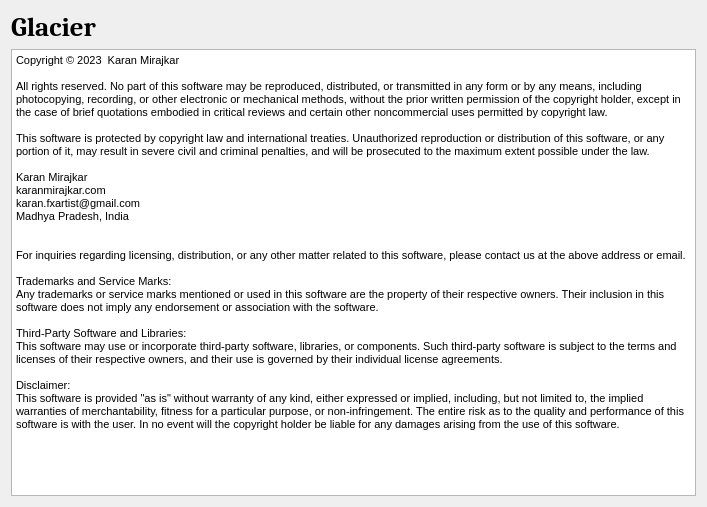
<?xml version="1.0" encoding="UTF-8"?>
<ui version="4.0">
 <class>Dialog</class>
 <widget class="QDialog" name="Dialog">
  <property name="geometry">
   <rect>
    <x>0</x>
    <y>0</y>
    <width>707</width>
    <height>507</height>
   </rect>
  </property>
  <property name="windowTitle">
   <string>About</string>
  </property>
  <layout class="QGridLayout" name="gridLayout_2">
   <item row="1" column="1">
    <layout class="QHBoxLayout" name="horizontalLayout">
     <item>
      <widget class="QLabel" name="logo_LB">
       <property name="font">
        <font>
         <family>Cambria</family>
         <pointsize>20</pointsize>
         <weight>75</weight>
         <bold>true</bold>
         <underline>false</underline>
         <strikeout>false</strikeout>
        </font>
       </property>
       <property name="cursor">
        <cursorShape>OpenHandCursor</cursorShape>
       </property>
       <property name="text">
        <string>Glacier</string>
       </property>
      </widget>
     </item>
     <item>
      <spacer name="horizontalSpacer">
       <property name="orientation">
        <enum>Qt::Horizontal</enum>
       </property>
       <property name="sizeType">
        <enum>QSizePolicy::MinimumExpanding</enum>
       </property>
       <property name="sizeHint" stdset="0">
        <size>
         <width>20</width>
         <height>20</height>
        </size>
       </property>
      </spacer>
     </item>
    </layout>
   </item>
   <item row="0" column="0">
    <layout class="QHBoxLayout" name="horizontalLayout_2"/>
   </item>
   <item row="2" column="1">
    <widget class="QTextBrowser" name="textBrowser">
     <property name="cursor" stdset="0">
      <cursorShape>OpenHandCursor</cursorShape>
     </property>
     <property name="html">
      <string>&lt;!DOCTYPE HTML PUBLIC &quot;-//W3C//DTD HTML 4.0//EN&quot; &quot;http://www.w3.org/TR/REC-html40/strict.dtd&quot;&gt;
&lt;html&gt;&lt;head&gt;&lt;meta name=&quot;qrichtext&quot; content=&quot;1&quot; /&gt;&lt;style type=&quot;text/css&quot;&gt;
p, li { white-space: pre-wrap; }
&lt;/style&gt;&lt;/head&gt;&lt;body style=&quot; font-family:'MS Shell Dlg 2'; font-size:8.25pt; font-weight:400; font-style:normal;&quot;&gt;
&lt;p style=&quot; margin-top:0px; margin-bottom:0px; margin-left:0px; margin-right:0px; -qt-block-indent:0; text-indent:0px;&quot;&gt;Copyright © 2023  Karan Mirajkar&lt;/p&gt;
&lt;p style=&quot;-qt-paragraph-type:empty; margin-top:0px; margin-bottom:0px; margin-left:0px; margin-right:0px; -qt-block-indent:0; text-indent:0px;&quot;&gt;&lt;br /&gt;&lt;/p&gt;
&lt;p style=&quot; margin-top:0px; margin-bottom:0px; margin-left:0px; margin-right:0px; -qt-block-indent:0; text-indent:0px;&quot;&gt;All rights reserved. No part of this software may be reproduced, distributed, or transmitted in any form or by any means, including photocopying, recording, or other electronic or mechanical methods, without the prior written permission of the copyright holder, except in the case of brief quotations embodied in critical reviews and certain other noncommercial uses permitted by copyright law.&lt;/p&gt;
&lt;p style=&quot;-qt-paragraph-type:empty; margin-top:0px; margin-bottom:0px; margin-left:0px; margin-right:0px; -qt-block-indent:0; text-indent:0px;&quot;&gt;&lt;br /&gt;&lt;/p&gt;
&lt;p style=&quot; margin-top:0px; margin-bottom:0px; margin-left:0px; margin-right:0px; -qt-block-indent:0; text-indent:0px;&quot;&gt;This software is protected by copyright law and international treaties. Unauthorized reproduction or distribution of this software, or any portion of it, may result in severe civil and criminal penalties, and will be prosecuted to the maximum extent possible under the law.&lt;/p&gt;
&lt;p style=&quot;-qt-paragraph-type:empty; margin-top:0px; margin-bottom:0px; margin-left:0px; margin-right:0px; -qt-block-indent:0; text-indent:0px;&quot;&gt;&lt;br /&gt;&lt;/p&gt;
&lt;p style=&quot; margin-top:0px; margin-bottom:0px; margin-left:0px; margin-right:0px; -qt-block-indent:0; text-indent:0px;&quot;&gt;Karan Mirajkar&lt;/p&gt;
&lt;p style=&quot; margin-top:0px; margin-bottom:0px; margin-left:0px; margin-right:0px; -qt-block-indent:0; text-indent:0px;&quot;&gt;karanmirajkar.com&lt;/p&gt;
&lt;p style=&quot; margin-top:0px; margin-bottom:0px; margin-left:0px; margin-right:0px; -qt-block-indent:0; text-indent:0px;&quot;&gt;karan.fxartist@gmail.com&lt;/p&gt;
&lt;p style=&quot; margin-top:0px; margin-bottom:0px; margin-left:0px; margin-right:0px; -qt-block-indent:0; text-indent:0px;&quot;&gt;Madhya Pradesh, India&lt;/p&gt;
&lt;p style=&quot;-qt-paragraph-type:empty; margin-top:0px; margin-bottom:0px; margin-left:0px; margin-right:0px; -qt-block-indent:0; text-indent:0px;&quot;&gt;&lt;br /&gt;&lt;/p&gt;
&lt;p style=&quot;-qt-paragraph-type:empty; margin-top:0px; margin-bottom:0px; margin-left:0px; margin-right:0px; -qt-block-indent:0; text-indent:0px;&quot;&gt;&lt;br /&gt;&lt;/p&gt;
&lt;p style=&quot; margin-top:0px; margin-bottom:0px; margin-left:0px; margin-right:0px; -qt-block-indent:0; text-indent:0px;&quot;&gt;For inquiries regarding licensing, distribution, or any other matter related to this software, please contact us at the above address or email.&lt;/p&gt;
&lt;p style=&quot;-qt-paragraph-type:empty; margin-top:0px; margin-bottom:0px; margin-left:0px; margin-right:0px; -qt-block-indent:0; text-indent:0px;&quot;&gt;&lt;br /&gt;&lt;/p&gt;
&lt;p style=&quot; margin-top:0px; margin-bottom:0px; margin-left:0px; margin-right:0px; -qt-block-indent:0; text-indent:0px;&quot;&gt;Trademarks and Service Marks:&lt;/p&gt;
&lt;p style=&quot; margin-top:0px; margin-bottom:0px; margin-left:0px; margin-right:0px; -qt-block-indent:0; text-indent:0px;&quot;&gt;Any trademarks or service marks mentioned or used in this software are the property of their respective owners. Their inclusion in this software does not imply any endorsement or association with the software.&lt;/p&gt;
&lt;p style=&quot;-qt-paragraph-type:empty; margin-top:0px; margin-bottom:0px; margin-left:0px; margin-right:0px; -qt-block-indent:0; text-indent:0px;&quot;&gt;&lt;br /&gt;&lt;/p&gt;
&lt;p style=&quot; margin-top:0px; margin-bottom:0px; margin-left:0px; margin-right:0px; -qt-block-indent:0; text-indent:0px;&quot;&gt;Third-Party Software and Libraries:&lt;/p&gt;
&lt;p style=&quot; margin-top:0px; margin-bottom:0px; margin-left:0px; margin-right:0px; -qt-block-indent:0; text-indent:0px;&quot;&gt;This software may use or incorporate third-party software, libraries, or components. Such third-party software is subject to the terms and licenses of their respective owners, and their use is governed by their individual license agreements.&lt;/p&gt;
&lt;p style=&quot;-qt-paragraph-type:empty; margin-top:0px; margin-bottom:0px; margin-left:0px; margin-right:0px; -qt-block-indent:0; text-indent:0px;&quot;&gt;&lt;br /&gt;&lt;/p&gt;
&lt;p style=&quot; margin-top:0px; margin-bottom:0px; margin-left:0px; margin-right:0px; -qt-block-indent:0; text-indent:0px;&quot;&gt;Disclaimer:&lt;/p&gt;
&lt;p style=&quot; margin-top:0px; margin-bottom:0px; margin-left:0px; margin-right:0px; -qt-block-indent:0; text-indent:0px;&quot;&gt;This software is provided &amp;quot;as is&amp;quot; without warranty of any kind, either expressed or implied, including, but not limited to, the implied warranties of merchantability, fitness for a particular purpose, or non-infringement. The entire risk as to the quality and performance of this software is with the user. In no event will the copyright holder be liable for any damages arising from the use of this software.&lt;/p&gt;
&lt;p style=&quot;-qt-paragraph-type:empty; margin-top:0px; margin-bottom:0px; margin-left:0px; margin-right:0px; -qt-block-indent:0; text-indent:0px;&quot;&gt;&lt;br /&gt;&lt;/p&gt;
&lt;p style=&quot;-qt-paragraph-type:empty; margin-top:0px; margin-bottom:0px; margin-left:0px; margin-right:0px; -qt-block-indent:0; text-indent:0px;&quot;&gt;&lt;br /&gt;&lt;/p&gt;&lt;/body&gt;&lt;/html&gt;</string>
     </property>
    </widget>
   </item>
  </layout>
  <widget class="QWidget" name="layoutWidget">
   <property name="geometry">
    <rect>
     <x>0</x>
     <y>0</y>
     <width>2</width>
     <height>2</height>
    </rect>
   </property>
   <layout class="QGridLayout" name="gridLayout"/>
  </widget>
 </widget>
 <resources/>
 <connections/>
</ui>
